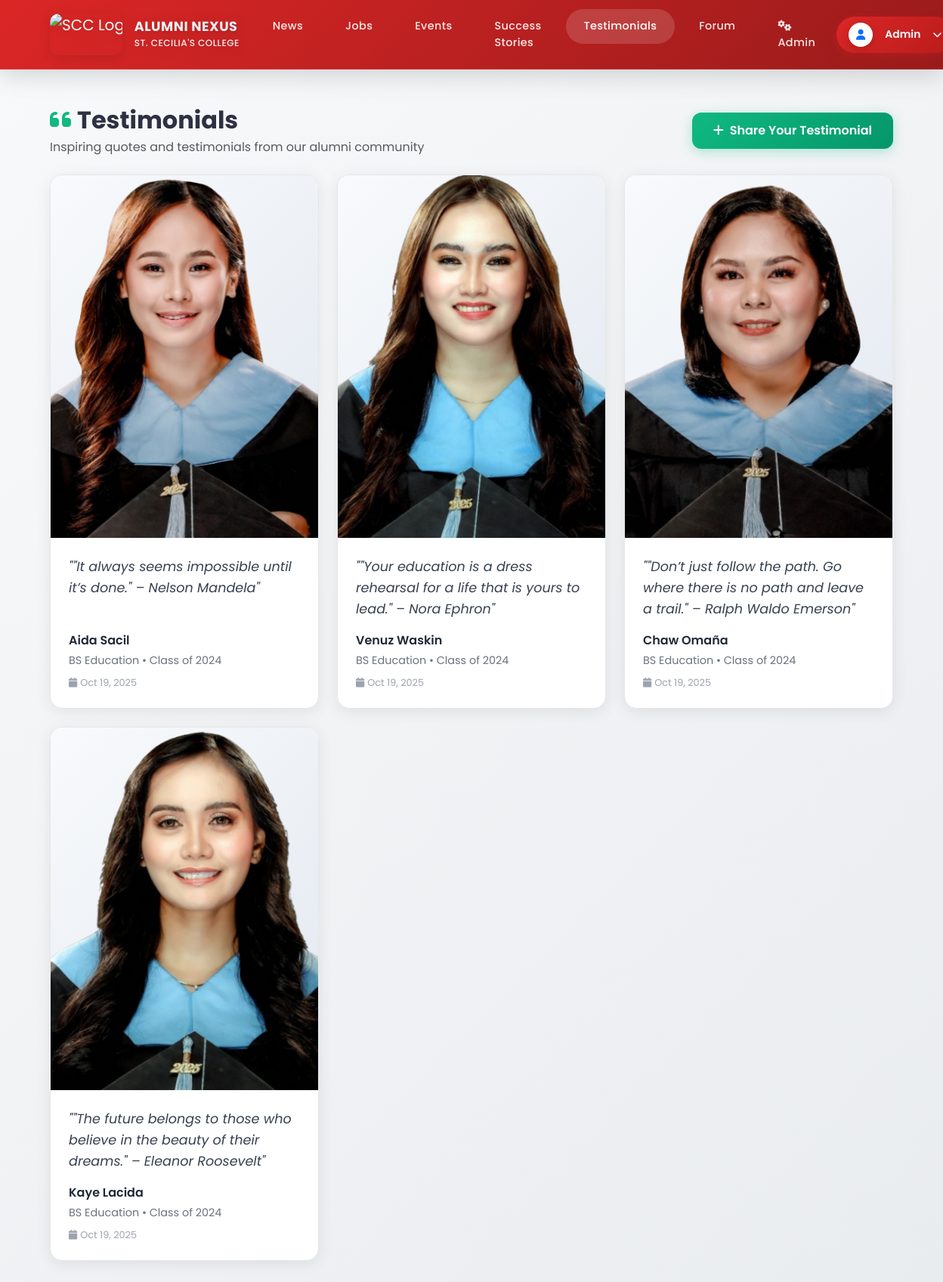
The page /testimonials/index.php (signed in) on the database its author committed.
### tables this page shows
CREATE TABLE `testimonials` (
  `id` int(30) NOT NULL,
  `user_id` int(30) NOT NULL,
  `quote` text NOT NULL,
  `author_name` varchar(255) NOT NULL,
  `graduation_year` int(4) NOT NULL,
  `course` varchar(255) NOT NULL,
  `graduation_photo` varchar(255) DEFAULT NULL,
  `created` datetime NOT NULL DEFAULT current_timestamp(),
  `status` tinyint(1) NOT NULL DEFAULT 0 COMMENT '0=pending,1=approved'
);

### testimonials/index.php (the view, shortened to what this page needs)
<?php
$pdo = get_pdo();
try {
    $stmt = $pdo->prepare('
        SELECT t.*, u.username, ab.firstname, ab.lastname
        FROM testimonials t
        LEFT JOIN users u ON t.user_id = u.id
        LEFT JOIN alumnus_bio ab ON u.alumnus_id = ab.id
        WHERE t.status = 1
        ORDER BY t.created DESC
    ');
    $stmt->execute();
    $testimonials = $stmt->fetchAll();
} catch (Exception $e) {
    $testimonials = [];
}
?>
<?php include __DIR__ . '/../inc/header.php'; ?>
<div class="container main-content">
    <div class="row">
        <div class="col-12">
            <div class="d-flex justify-content-between align-items-center mb-4">
                <div>
                    <h2 class="mb-1" style="color: #2d3142; font-weight: 700;">
                        <i class="fas fa-quote-left me-2" style="color: #10b981;"></i>Testimonials
                    </h2>
                    <p class="text-muted mb-0">Inspiring quotes and testimonials from our alumni community</p>
                </div>
                <div>
                    <button type="button" class="btn btn-share-testimonial" data-bs-toggle="modal" data-bs-target="#createTestimonialModal">
                        <i class="fas fa-plus me-2"></i>Share Your Testimonial
                    </button>
                </div>
            </div>
        </div>
    </div>
    <?php if (empty($testimonials)): ?>
        <div class="empty-state">
            <i class="fas fa-quote-left"></i>
            <h3>No Testimonials Yet</h3>
            <p>Be the first to share your inspiring testimonial with the alumni community!</p>
        </div>
    <?php else: ?>
        <div class="row">
            <?php foreach ($testimonials as $testimonial): ?>
                <div class="col-lg-4 col-md-6 mb-4">
                    <div class="testimonial-card">
                        <div class="testimonial-photo-container">
                            <?php if (!empty($testimonial['graduation_photo'])): ?>
                                <img src="/scratch/<?= htmlspecialchars($testimonial['graduation_photo']) ?>" alt="<?= htmlspecialchars($testimonial['author_name']) ?>">
                            <?php else: ?>
                                <i class="fas fa-user-graduate testimonial-photo-placeholder"></i>
                            <?php endif; ?>
                        </div>
                        <div class="testimonial-content-area">
                            <p class="testimonial-quote">"<?= htmlspecialchars($testimonial['quote']) ?>"</p>
                            <div class="testimonial-author"><?= htmlspecialchars($testimonial['author_name']) ?></div>
                            <div class="testimonial-details">
                                <?= htmlspecialchars($testimonial['course']) ?> • Class of <?= (int)($testimonial['graduation_year'] ?? 0) ?>
                            </div>
                            <div class="testimonial-date">
                                <i class="fas fa-calendar me-1"></i><?= date('M d, Y', strtotime($testimonial['created'])) ?>
                            </div>
                        </div>
                    </div>
                </div>
            <?php endforeach; ?>
        </div>
    <?php endif; ?>
</div>
<?php include __DIR__ . '/../inc/footer.php'; ?>

### inc/header.php (style rules this page uses)
body { font-family: 'Poppins', sans-serif; background: linear-gradient(135deg, #f8f9fa 0%, #e9ecef 100%); min-height: 100vh; }
.main-content { padding-top: 2rem; padding-bottom: 2rem; }

### testimonials/index.php (style rules this page uses)
.main-content { padding-top: 3rem; padding-bottom: 3rem; }
.btn-share-testimonial { background: linear-gradient(135deg, #10b981, #059669); color: white; border: none; padding: 12px 28px; font-weight: 600; border-radius: 12px; font-size: 1rem; transition: all 0.3s ease; box-shadow: 0 4px 15px rgba(16, 185, 129, 0.3); }
.testimonial-card { background: white; border-radius: 16px; box-shadow: 0 4px 20px rgba(0,0,0,0.08); border: 1px solid #e5e7eb; transition: all 0.3s ease; overflow: hidden; display: flex; flex-direction: column; height: 100%; }
.testimonial-photo-container { height: 480px; overflow: hidden; background: linear-gradient(135deg, #f8fafc, #e2e8f0); display: flex; align-items: center; justify-content: center; position: relative; }
.testimonial-photo-container img { width: 100%; height: 100%; object-fit: cover; }
.testimonial-content-area { padding: 1.5rem; flex-grow: 1; display: flex; flex-direction: column; }
.testimonial-quote { font-size: 1.1rem; font-style: italic; color: #374151; line-height: 1.6; margin-bottom: 1rem; flex-grow: 1; }
.testimonial-author { font-size: 1rem; font-weight: 600; color: #1f2937; margin-bottom: 0.25rem; }
.testimonial-details { font-size: 0.9rem; color: #6b7280; margin-bottom: 0.5rem; }
.testimonial-date { font-size: 0.8rem; color: #9ca3af; }

### rows shown on the page
testimonials: graduation_photo (picture), quote "\"It always seems impossible until it’s done.\" – Nelson Mandela", author_name "Aida Sacil", course "BS Education", graduation_year "2024", created "Oct 19, 2025"
testimonials: graduation_photo (picture), quote "\"Your education is a dress rehearsal for a life that is yours to lead.\" – Nora Ephron", author_name "Venuz Waskin", course "BS Education", graduation_year "2024", created "Oct 19, 2025"
testimonials: graduation_photo (picture), quote "\"Don’t just follow the path. Go where there is no path and leave a trail.\" – Ralph Waldo Emerson", author_name "Chaw Omaña", course "BS Education", graduation_year "2024", created "Oct 19, 2025"
testimonials: graduation_photo (picture), quote "\"The future belongs to those who believe in the beauty of their dreams.\" – Eleanor Roosevelt", author_name "Kaye Lacida", course "BS Education", graduation_year "2024", created "Oct 19, 2025"

### other values the page prints
$user['name'] "Admin"
